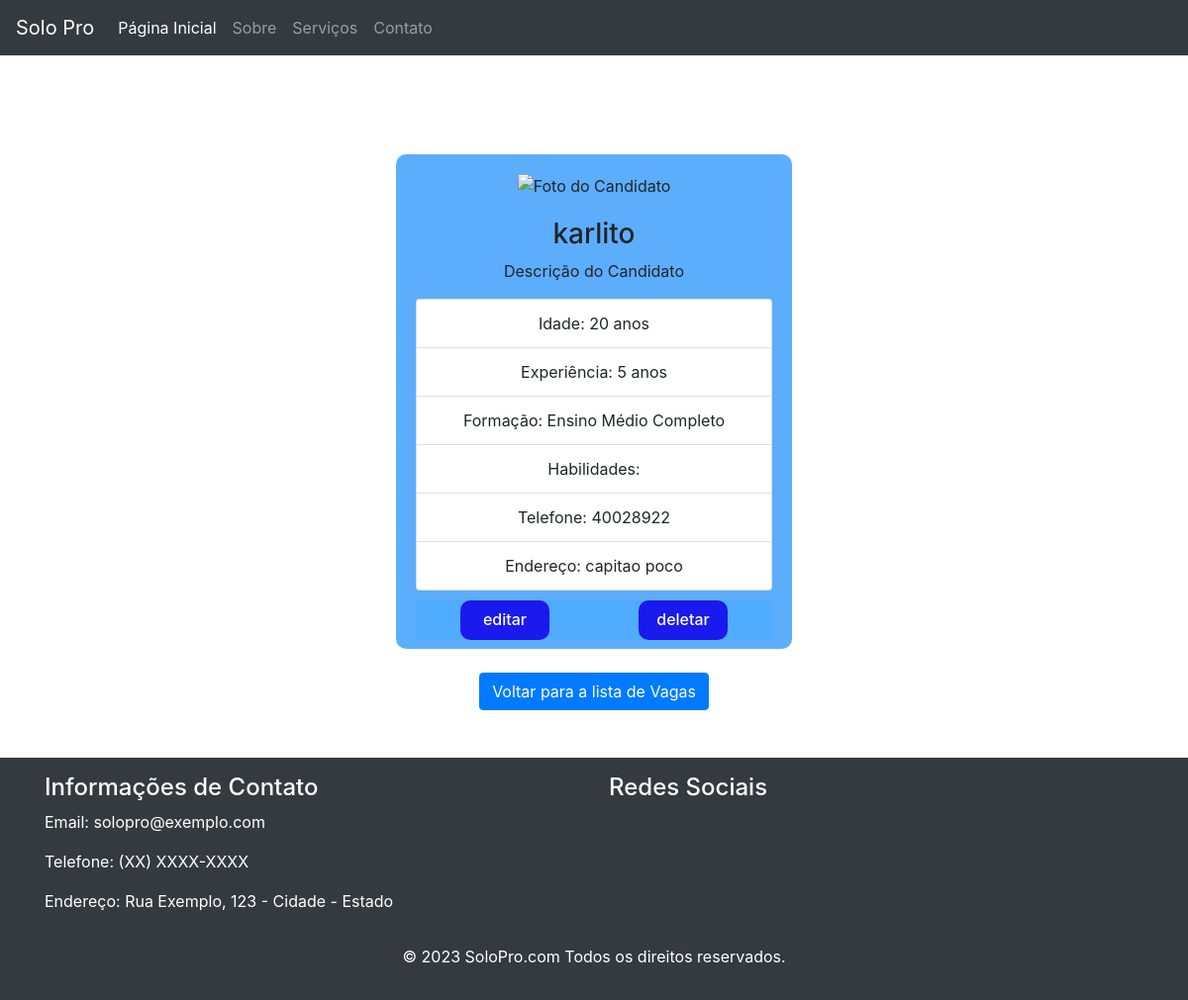
Page /ver_detalhes_vaga/6 on the committed database.
### app_soloPro/models.py (models this page shows, shortened)
class Vaga(models.Model):
    nome = models.CharField(max_length=200)
    endereco = models.CharField(max_length=200)
    atuacao = models.CharField(max_length=200)
    contato = models.CharField(max_length=200)

### app_soloPro/views.py (the view)
# urls.py: path('ver_detalhes_vaga/<int:id>', views.ver_detalhes_vaga, name='ver_detalhes_vaga'),
def ver_detalhes_vaga(request, id):
    vaga = Vaga.objects.get(id = id)
    return render(request, 'home/detalhes_vagas.html', {"vaga": vaga} )

### app_soloPro/templates/home/detalhes_vagas.html (shortened to what this page needs)
{% load static %}
<!DOCTYPE html>
<html>
<head>
    <link rel="stylesheet" href="https://stackpath.bootstrapcdn.com/bootstrap/4.5.0/css/bootstrap.min.css">
    <link rel="stylesheet" href="{% static 'css/candidatos.css' %}">
    <link rel="stylesheet" href="{% static 'css/detalhes.css' %}">
</head>
<body>
    <nav class="navbar navbar-expand-lg navbar-dark bg-dark">
        <a class="navbar-brand" href="#">Solo Pro</a>
        <div class="collapse navbar-collapse" id="navbarSupportedContent">
            <ul class="navbar-nav mr-auto">
                <li class="nav-item active">
                    <a class="nav-link" href="#">Página Inicial <span class="sr-only">(current)</span></a>
                </li>
                <li class="nav-item">
                    <a class="nav-link" href="#">Sobre</a>
                </li>
                <li class="nav-item">
                    <a class="nav-link" href="#">Serviços</a>
                </li>
                <li class="nav-item">
                    <a class="nav-link" href="#">Contato</a>
                </li>
            </ul>
        </div>
    </nav>
        <div class="container">
            <div class="candidate-details-container">
                <div class="text-center">
                    <img src="candidato1.jpg" class="img-fluid" alt="Foto do Candidato">
                </div>
                <h3>{{ vaga.nome }}</h3>
                <p>Descrição do Candidato</p>
                <ul class="list-group">
                    <li class="list-group-item">Idade: 20 anos</li>
                    <li class="list-group-item">Experiência: 5 anos</li>
                    <li class="list-group-item">Formação: Ensino Médio Completo</li>
                    <li class="list-group-item">Habilidades: {{ vaga.proficao }}</li>
                    <li class="list-group-item">Telefone: {{ vaga.contato }}</li>
                    <li class="list-group-item">Endereço: {{ vaga.endereco }} </li>
                </ul>
                <div class="botoes" style="margin-top: 10px;">
                    <h6 class="bnt-candidatos-editar" style="background-color: rgb(79, 172, 254);" >
                       <div class="bnt-zin" style="background-color: rgb(26, 26, 238);">
                        <a  href="{% url 'editar_vaga' vaga.id %}">editar</a>
                       </div  >
                       <div class="bnt-zin" style="background-color: rgb(26, 26, 238);">
                        <a href="{% url 'delete_vaga' vaga.id %}" >deletar</a>
                       </div>
                    </h6>
                </div>
            </div>
            <div id="botao" class="text-center mt-4">
                <a href="{% url 'vagas' %}" class="btn btn-primary">Voltar para a lista de Vagas</a>
            </div>
        </div>
    <footer class="bg-dark text-white mt-5">
        <div class="container py-3">
          <div class="row">
            <div class="col-md-6">
              <h4>Informações de Contato</h4>
              <p>Email: solopro@exemplo.com</p>
              <p>Telefone: (XX) XXXX-XXXX</p>
              <p>Endereço: Rua Exemplo, 123 - Cidade - Estado</p>
            </div>
            <div class="col-md-6">
              <h4>Redes Sociais</h4>
            </div>
          </div>
          <div class="row mt-3">
            <div class="col-md-12">
              <p class="text-center">© 2023 SoloPro.com Todos os direitos reservados.</p>
            </div>
          </div>
        </div>
      </footer>
</body>
</html>

### static/css/candidatos.css (style rules this page uses)
* { margin: 0%; padding: 0%; box-sizing: border-box; }
a { text-decoration: none; color: white; }
.bnt-candidatos-editar { background-color: rgb(230, 230, 230); width: 100%; display: flex; flex-direction: row; flex-flow: wrap; align-items: center; justify-content:space-around; }
.bnt-zin { background-color: rgb(70, 191, 251); text-decoration: none; color: white; width: 90px; height: 40px; border-radius: 10px; display: flex; justify-content: center; align-items: center; }

### static/css/detalhes.css (style rules this page uses)
.candidate-details-container { background-color: #5dadfd; height: 500px; width: 400px; margin: 0 auto; margin-top: 100px; padding: 20px; text-align: center; border-radius: 10px; }
.candidate-details-container img { max-width: 200px; max-height: 200px; margin-bottom: 20px; }
#botao { margin-top: 20px; }

### rows in the picture
Vaga: nome "karlito", contato "40028922", endereco "capitao poco"
